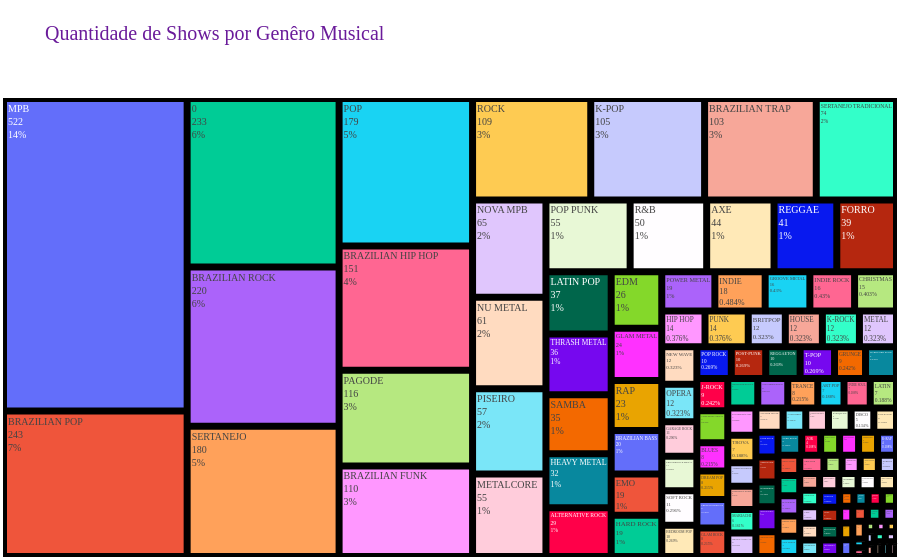

The notebook cell saved with this chart:
### Markdown cell above
A análise dos dois últimos gráficos indica que a capacidade dos locais não apresenta uma relação evidente com a quantidade de shows realizados em cada um. Observa-se, por exemplo, que espaços com capacidades bastante distintas — como o Autódromo de Interlagos (aproximadamente 100.000 pessoas), o Espaço Unimed (cerca de 8.000 pessoas) e o Tokio Marine Hall (entre 3.000 e 4.000 pessoas) — apresentam padrões de realização de eventos que não seguem uma lógica diretamente associada ao tamanho do local.

Comportamento semelhante é observado na análise da lotação dos locais, na qual não se identifica uma relação clara entre a capacidade máxima e o nível de ocupação média. Esses resultados sugerem que outros fatores, como preferências do público, perfil dos artistas e percepção de qualidade do evento ou do espaço, podem exercer maior influência sobre a realização e a lotação dos shows do que a capacidade nominal dos locais.

### Code cell
tr1 = agrupar(df, ['generos'], met='size')
tr1 = tr1.reset_index()   
tr1.columns = ['generos', 'qtd']  

tree_1 = px.treemap(
    tr1,
    path=['generos'],
    values='qtd',
    color_continuous_scale=['#5E17EB', '#9C27B0', '#00BCD4', '#4CAF50', '#FFEA00'], 
    title = 'Quantidade de Shows por Genêro Musical'
)
tree_1.update_traces(
    textinfo='label+value+percent root',
    textfont=dict(size=10, family='Arial Black'),
    marker_line=dict(width=4, color='#000000'),
    hovertemplate='<b>%{label}</b><br>Shows: <b>%{value}</b> (%{percentRoot:.1%} do total)<extra></extra>'
)

tree_1.update_layout(
    plot_bgcolor="white",
    paper_bgcolor="white",
    title_font=dict(size=20, color='#6A1B9A', family='Arial Black'),
    font_color='#424242',
    margin=dict(t=80, l=0, r=0, b=0)
)

tree_1.show()

### Figure 1 — Plotly figure (JSON) as saved in the notebook; plotly's stock layout.template omitted (floating-point values rounded to 4 significant figures; data arrays with more than 128 entries replaced by an {"elided": "..."} marker saying what was removed)
{"data": [{"branchvalues": "total", "domain": {"x": [0, 1], "y": [0, 1]}, "hovertemplate": "<b>%{label}</b><br>Shows: <b>%{value}</b> (%{percentRoot:.1%} do total)<extra></extra>", "ids": {"elided": "137 str values"}, "labels": {"elided": "137 str values"}, "marker": {"line": {"color": "#000000", "width": 4}}, "name": "", "parents": {"elided": "137 str values"}, "textfont": {"family": "Arial Black", "size": 10}, "textinfo": "label+value+percent root", "type": "treemap", "values": {"elided": "137 float values"}}], "layout": {"font": {"color": "#424242"}, "legend": {"tracegroupgap": 0}, "margin": {"b": 0, "l": 0, "r": 0, "t": 80}, "paper_bgcolor": "white", "plot_bgcolor": "white", "title": {"font": {"color": "#6A1B9A", "family": "Arial Black", "size": 20}, "text": "Quantidade de Shows por Genêro Musical"}}}
